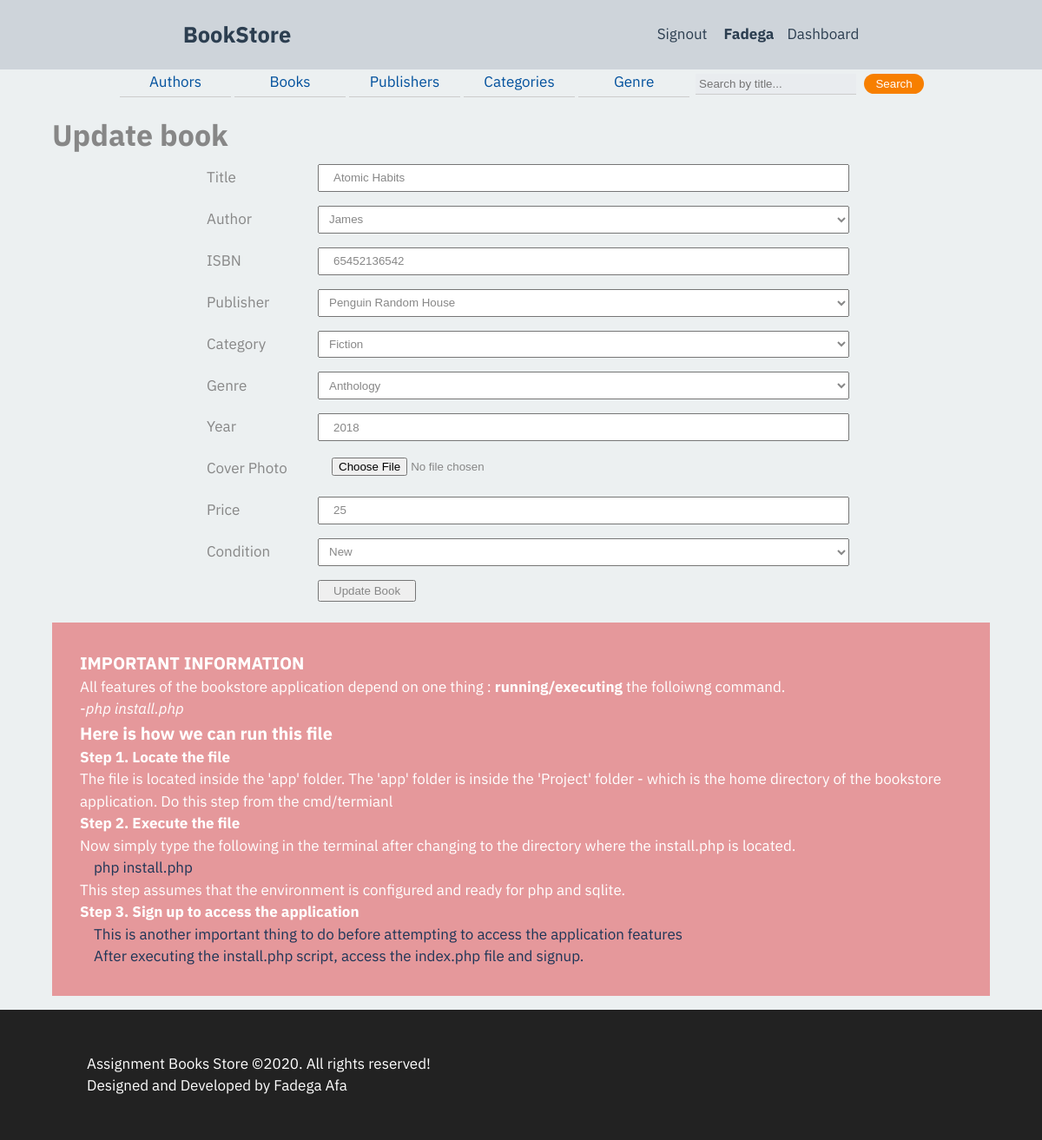
/templates/editbook.php?id=26 (signed in), run on the app's committed database.
### tables this page shows
CREATE TABLE book (
      book_id INTEGER PRIMARY KEY AUTOINCREMENT NOT NULL,
      title TEXT NOT NULL,
      author_id INTEGER NOT NULL REFERENCES author(author_id) ON UPDATE CASCADE,
      ISBN TEXT NOT NULL,
      publisher_id INTEGER NOT NULL REFERENCES publisher(publisher_id),
      category_id INTEGET NOT NULL REFERENCES category(category_id),
			genre_id INTEGET NOT NULL REFERENCES genre(genre_id),
      year INTEGER NOT NULL,
      cover BLOB,
      price REAL,
      condition TEXT NOT NULL
    );

### templates/editbook.php (the view, shortened to what this page needs)
<?php
require '../app/header.php';
require '../app/dbh.php';
$authStmt = $conn->prepare('SELECT *FROM author');
$authStmt->execute();
$pubStmt = $conn->prepare('SELECT *FROM publisher');
$pubStmt->execute();
$catStmt = $conn->prepare('SELECT *FROM category');
$catStmt->execute();
$genStmt = $conn->prepare('SELECT *FROM genre');
$genStmt->execute();
$id= $_GET['id'];
$sql = 'SELECT *FROM book WHERE book_id=:id';
$stmt = $conn->prepare($sql);
$stmt->execute([':id'=>$id]);
$result = $stmt->fetch(PDO::FETCH_ASSOC);
$isbn = $result['ISBN'];
$year = $result['year'];
$price = $result['price'];
$condition = $result['condition'];
$bid = $_GET['id'];
?>
<main>
<?php if(isset($_SESSION['useremail'])||isset($_SESSION['useremail'])){?>
        <h1>Update book </h1>
        <form name="my-form" action="../app/editBook.inc.php" method="post">
            <div class="form-box">
                <label for="title">Title</label>
                <input type="text" id="title" name="title" value="<?php echo $result['title'] ;?>" required >
            </div>
            <div class="form-box">
              <label for="author">Author</label>
                  <select name="author" id="author_id" required>
                    <?php
                      while($result = $authStmt->fetch(PDO::FETCH_ASSOC)){?>
                            <option value="<?php echo (int)$result['author_id'];?>"><?php echo $result['firstname'];?></option>
                  <?php }  ?>
                  </select>
            </div>
            <div class="form-box">
                <label for="ISBN">ISBN</label>
                <input type="text" id="isbn" name="isbn" value = "<?php echo (isset($isbn))?$isbn:'';?>"  required >
            </div>
            <div class="form-box">
              <label for="publisher">Publisher</label>
                  <select name="publihser" id="publishers_id" required>
                        <?php
                          while($result = $pubStmt->fetch(PDO::FETCH_ASSOC)){?>
                                <option value="<?php echo (int)$result['publisher_id'];?>"><?php echo $result['pname'];?></option>
                      <?php } ?>
                  </select>
            </div>
            <div class="form-box">
              <label for="category">Category</label>
                  <select name="category" id="category_id" required >
                  <?php
                      while($result = $catStmt->fetch(PDO::FETCH_ASSOC)){?>
                            <option value="<?php echo (int)$result['category_id'];?>"><?php echo $result['cname'];?></option>
            <?php } ?>
                  </select>
            </div>
            <div class="form-box">
              <label for="genre">Genre</label>
                  <select name="genre" id="genre_id" required>
                    <?php
                    while($result = $genStmt->fetch(PDO::FETCH_ASSOC)){?>
                          <option value="<?php echo (int)$result['genre_id'];?>"><?php echo $result['gname'];?></option>
            <?php } ?>
                  </select>
            </div>
            <div class="form-box">
                <label for="year">Year</label>
                <input type="text" id="year_id" name="year" value="<?php echo (isset($year))?$year:'';?>" required>
            </div>
            <div class="form-box">
                <label for="cover">Cover Photo</label>
                <input type="file" name="image">
            </div>
            <div class="form-box">
                <label for="price">Price</label>
                <input type="text" id="price" name="price" value="<?php echo (isset($price))?$price:'';?>" required>
            </div>
            <div class="form-box">
              <label for="condition">Condition</label>
                  <select name="condition" id="condition">
                        <?php
                            if($condition=='Used'){?>
                              <option  value="<?php echo $condition;?>"><?php echo $condition ;?></option>
                              <option  value="New">New</option>
                            <?php }else{?>
                              <option  value="<?php echo $condition;?>"><?php echo $condition ;?></option>
                          <?php  }   ?>
                  </select>
            </div>
            <div class="form-box">
                <button type="submit" id="btnSend" name="idupdateBook"  value="<?php echo $bid;?>">Update Book</button>
            </div>
        </form>
    <?php  } else{
      echo "<script>alert('Not authorized to peroform this action - sign in please!');
                document.location='../templates/index.php'</script>";
    }
    ?>
    </main>
<?php require '../app/footer.php';?>

### css/menu.css (style rules this page uses)
:root { --greyapple:#eee; --greenaple:#2ecc71; --drakmatter:#34495e; --darkermatter:#2c3e50; --darkergrey:#ced4da; }
* { margin: 0; padding:0; box-sizing: border-box; }
body { font-family: "IBM Plex Sans", Verdana, Tahoma, sans-serif; }

### css/master.css (style rules this page uses)
* { box-sizing: border-box; padding:0; margin:0; }
html { box-sizing: border-box; font-size: 20px; line-height: 1.6; font-family: 'Source Sans Pro', sans-serif, Segoe UI, Roboto, Helvetica, Arial, sans-serif, 'Apple Color Emoji', 'Segoe UI Emoji', 'Segoe UI Symbol'; color: #878787; }
*, *::before, *:after { box-sizing: inherit; padding: 0; margin: 0; }
body { margin:0 auto; padding:0; font-size:17px; user-select: none; -webkit-user-select: none; -khtml-user-select: none; -moz-user-select: none; -ms-user-select: none; }
main { margin: 1rem auto; width:90%; max-width: 1200px; }
main form { width:70%; margin:0 auto; }
input, label, button { padding: 0.2rem 1rem; color: inherit; }
.form-box { padding: 0.5rem 0; display: flex; flex-direction: column; }
.form-box label { display: none; }
.form-box input, .form-box select, .form-box textarea { flex-basis: 100%; }
.form-box select option { color: inherit; color: #878787; }
#condition, #category_id, #author_id, #publishers_id, #genre_id,#comment,#book_id { color: inherit; color: #878787; padding: 0.3em 0.6em; }
#btnSend { margin-right: 5px; }
.placeholder { margin-top:1rem; background:#e5989b; color:#fff; padding:2rem; }
@media all and (min-width: 500px) { .form-box label { display: block; } }
@media all and (min-width: 600px) { .form-box { flex-direction: row; } }
@media all and (min-width: 600px) { .form-box label { flex-basis: 9rem; flex-grow: 0; flex-shrink: 0; } }
@media all and (min-width: 600px) { .form-box input, .form-box select, .form-box textarea { flex-basis: 0; flex-grow: 1; flex-shrink: 1; } }
@media all and (min-width: 600px) { .form-box button { margin-left: 9rem; } }

### css/dashboard.css (style rules this page uses)
html { box-sizing: border-box; font-size: 16px; line-height: 1.5; }
:root { --greyapple:#ecf0f1; --brightorange:#ff9f1c; --lightgrey:#D3D3D3; --greenaple:#2ecc71; --drakmatter:#34495e; --darkermatter:#2c3e50; }
body { background-color: var(--greyapple); font-family: "IBM Plex Sans", Verdana, Tahoma, sans-serif; }
*, *::before, *:after { box-sizing: inherit; padding: 0; margin: 0; }

### data on the page
book: title "Atomic Habits", isbn "65452136542", year "2018", price "25", condition "New"

### other printed values
$_SESSION['firstname'] "Fadega"
form field author "James"
form field publihser "Penguin Random House"
form field category "Fiction"
form field genre "Anthology"
